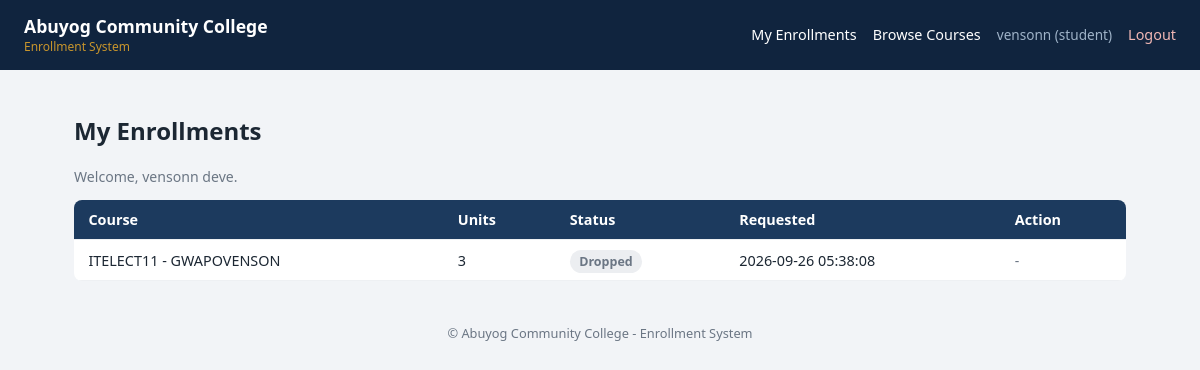
The page /student/dashboard (signed in) on the database its author committed.
### tables this page shows
CREATE TABLE users (
    id            INTEGER PRIMARY KEY AUTOINCREMENT,
    username      TEXT NOT NULL UNIQUE,
    email         TEXT NOT NULL UNIQUE,
    password_hash TEXT NOT NULL,                 -- NEVER store plaintext passwords
    full_name     TEXT NOT NULL,
    role          TEXT NOT NULL CHECK (role IN ('super_admin', 'admin', 'student')),
    is_active     INTEGER NOT NULL DEFAULT 1,    -- 0 disables login without deleting history
    created_at    TEXT NOT NULL DEFAULT (datetime('now'))
);

CREATE TABLE enrollments (
    id           INTEGER PRIMARY KEY AUTOINCREMENT,
    student_id   INTEGER NOT NULL,
    course_id    INTEGER NOT NULL,
    status       TEXT NOT NULL CHECK (status IN ('pending', 'approved', 'rejected', 'dropped')) DEFAULT 'pending',
    enrolled_at  TEXT NOT NULL DEFAULT (datetime('now')),
    processed_by INTEGER,                         -- which admin approved/rejected this
    FOREIGN KEY (student_id) REFERENCES users (id),
    FOREIGN KEY (course_id) REFERENCES courses (id),
    FOREIGN KEY (processed_by) REFERENCES users (id),
    UNIQUE (student_id, course_id)
);

CREATE TABLE courses (
    id           INTEGER PRIMARY KEY AUTOINCREMENT,
    course_code  TEXT NOT NULL UNIQUE,
    course_name  TEXT NOT NULL,
    description  TEXT,
    units        INTEGER NOT NULL DEFAULT 3,
    slots        INTEGER NOT NULL DEFAULT 40,    -- total seats offered
    created_by   INTEGER NOT NULL,
    created_at   TEXT NOT NULL DEFAULT (datetime('now')),
    FOREIGN KEY (created_by) REFERENCES users (id)
);

### app.py (the view)
@app.route("/student/dashboard")
@login_required
@role_required("student")
def student_dashboard():
    db = get_db()
    enrollments = db.execute(
        """SELECT e.*, c.course_code, c.course_name, c.units
           FROM enrollments e JOIN courses c ON c.id = e.course_id
           WHERE e.student_id = ?
           ORDER BY e.enrolled_at DESC""",
        (session["user_id"],),
    ).fetchall()
    return render_template("student/dashboard.html", enrollments=enrollments, user=_current_user())

### app.py (called while the page is built)
def _current_user():
    if "user_id" not in session:
        return None
    return get_db().execute("SELECT * FROM users WHERE id = ?", (session["user_id"],)).fetchone()

### auth.py (called while the page is built)
def login_required(view):
    @wraps(view)
    def wrapped_view(*args, **kwargs):
        if "user_id" not in session:
            flash("Please log in to continue.", "warning")
            return redirect(url_for("login", next=request.path))
        return view(*args, **kwargs)
    return wrapped_view

def role_required(*allowed_roles):
    def decorator(view):
        @wraps(view)
        def wrapped_view(*args, **kwargs):
            if session.get("role") not in allowed_roles:
                abort(403)
            return view(*args, **kwargs)
        return wrapped_view
    return decorator

### database.py (called while the page is built)
def get_db():
    if "db" not in g:
        g.db = sqlite3.connect(current_app.config["DATABASE"])
        g.db.row_factory = sqlite3.Row
        g.db.execute("PRAGMA foreign_keys = ON")
    return g.db

### templates/student/dashboard.html (shortened to what this page needs)
{% extends "base.html" %}
{% block content %}
<h2>My Enrollments</h2>
<p class="muted">Welcome, {{ user.full_name }}.</p>
<table class="data-table">
    <thead>
        <tr><th>Course</th><th>Units</th><th>Status</th><th>Requested</th><th>Action</th></tr>
    </thead>
    <tbody>
        {% for e in enrollments %}
        <tr>
            <td>{{ e.course_code }} - {{ e.course_name }}</td>
            <td>{{ e.units }}</td>
            <td>
                <span class="badge
                    {% if e.status == 'approved' %}badge-success
                    {% elif e.status == 'rejected' %}badge-danger
                    {% elif e.status == 'dropped' %}badge-muted
                    {% else %}badge-warning{% endif %}">
                    {{ e.status }}
                </span>
            </td>
            <td>{{ e.enrolled_at }}</td>
            <td>
                {% if e.status in ['pending', 'approved'] %}
                <form method="POST" action="{{ url_for('student_drop', enrollment_id=e.id) }}" class="inline-form"
                      onsubmit="return confirm('Drop this course?');">
                    <input type="hidden" name="csrf_token" value="{{ csrf_token() }}">
                    <button type="submit" class="btn btn-small btn-danger">Drop</button>
                </form>
                {% else %}
                <span class="muted">-</span>
                {% endif %}
            </td>
        </tr>
        {% else %}
        <tr><td colspan="5" class="muted">You have no enrollments yet. <a href="{{ url_for('student_browse_courses') }}">Browse courses</a>.</td></tr>
        {% endfor %}
    </tbody>
</table>
{% endblock %}

### templates/base.html (shortened to what this page needs)
<!DOCTYPE html>
<html lang="en">
<head>
    <link rel="stylesheet" href="{{ url_for('static', filename='css/style.css') }}">
</head>
<body>
    <header class="topbar">
        <div class="brand">Abuyog Community College <span>Enrollment System</span></div>
        {% if session.get('user_id') %}
        <nav>
            {% if session.role == 'super_admin' %}
                <a href="{{ url_for('super_admin_dashboard') }}">Dashboard</a>
                <a href="{{ url_for('super_admin_manage_admins') }}">Manage Admins</a>
            {% elif session.role == 'admin' %}
                <a href="{{ url_for('admin_dashboard') }}">Dashboard</a>
                <a href="{{ url_for('admin_manage_courses') }}">Courses</a>
                <a href="{{ url_for('admin_manage_enrollments') }}">Enrollments</a>
                <a href="{{ url_for('admin_view_students') }}">Students</a>
            {% elif session.role == 'student' %}
                <a href="{{ url_for('student_dashboard') }}">My Enrollments</a>
                <a href="{{ url_for('student_browse_courses') }}">Browse Courses</a>
            {% endif %}
            <span class="who">{{ session.username }} ({{ session.role }})</span>
            <a href="{{ url_for('logout') }}" class="logout">Logout</a>
        </nav>
        {% endif %}
    </header>
    <main class="container">
        {% block content %}{% endblock %}
    </main>
    <footer class="footer">
        &copy; Abuyog Community College - Enrollment System
    </footer>
</body>
</html>

### static/css/style.css (style rules this page uses)
:root { --navy: #10243e; --navy-light: #1c3a5e; --gold: #c8952c; --fog: #f2f4f7; --ink: #1c2733; --danger: #b3261e; --success: #2e7d32; --warning: #b8860b; --muted: #6b7684; --white: #ffffff; }
* { box-sizing: border-box; }
body { margin: 0; font-family: "Segoe UI", Arial, sans-serif; color: var(--ink); background: var(--fog); }
.topbar { background: var(--navy); color: var(--white); padding: 0.9rem 1.5rem; display: flex; justify-content: space-between; align-items: center; flex-wrap: wrap; }
.brand { font-weight: 700; font-size: 1.1rem; }
.brand span { display: block; font-size: 0.75rem; color: var(--gold); font-weight: 400; }
nav { display: flex; gap: 1rem; align-items: center; flex-wrap: wrap; }
nav a { color: var(--white); text-decoration: none; font-size: 0.9rem; }
nav .who { color: #9fb3c8; font-size: 0.85rem; }
nav .logout { color: #f2b8b5; }
.container { max-width: 1100px; margin: 0 auto; padding: 1.5rem; }
.data-table { width: 100%; border-collapse: collapse; background: var(--white); border-radius: 8px; overflow: hidden; }
.data-table th, .data-table td { padding: 0.65rem 0.9rem; text-align: left; border-bottom: 1px solid #eef0f3; font-size: 0.9rem; }
.data-table th { background: var(--navy-light); color: var(--white); font-weight: 600; }
.badge { padding: 0.2rem 0.6rem; border-radius: 12px; font-size: 0.78rem; font-weight: 600; text-transform: capitalize; }
.badge-muted { background: #eceef1; color: var(--muted); }
.muted { color: var(--muted); font-size: 0.88rem; }
.footer { text-align: center; padding: 1.2rem; color: var(--muted); font-size: 0.8rem; }

### rows shown on the page
users: username "vensonn", role "student", full_name "vensonn deve"
enrollments: course_code "ITELECT11", course_name "GWAPOVENSON", units "3", status "Dropped", enrolled_at "2026-09-26 05:38:08"
